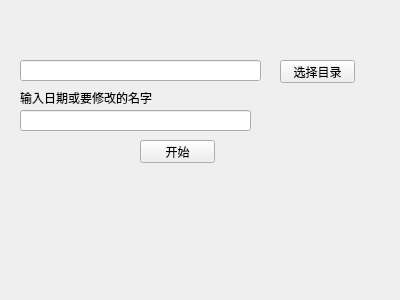
<?xml version="1.0" encoding="UTF-8"?>
<ui version="4.0">
 <class>Form</class>
 <widget class="QWidget" name="Form">
  <property name="geometry">
   <rect>
    <x>0</x>
    <y>0</y>
    <width>400</width>
    <height>300</height>
   </rect>
  </property>
  <property name="windowTitle">
   <string>Form</string>
  </property>
  <widget class="QLineEdit" name="lineEdit">
   <property name="geometry">
    <rect>
     <x>20</x>
     <y>60</y>
     <width>241</width>
     <height>21</height>
    </rect>
   </property>
  </widget>
  <widget class="QPushButton" name="choiceButton">
   <property name="geometry">
    <rect>
     <x>280</x>
     <y>60</y>
     <width>75</width>
     <height>23</height>
    </rect>
   </property>
   <property name="text">
    <string>选择目录</string>
   </property>
  </widget>
  <widget class="QPushButton" name="gogoButton">
   <property name="geometry">
    <rect>
     <x>140</x>
     <y>140</y>
     <width>75</width>
     <height>23</height>
    </rect>
   </property>
   <property name="text">
    <string>开始</string>
   </property>
  </widget>
  <widget class="QLineEdit" name="lineEdit_2">
   <property name="geometry">
    <rect>
     <x>20</x>
     <y>110</y>
     <width>231</width>
     <height>21</height>
    </rect>
   </property>
  </widget>
  <widget class="QLabel" name="label">
   <property name="geometry">
    <rect>
     <x>20</x>
     <y>90</y>
     <width>181</width>
     <height>16</height>
    </rect>
   </property>
   <property name="text">
    <string>输入日期或要修改的名字</string>
   </property>
  </widget>
 </widget>
 <resources/>
 <connections>
  <connection>
   <sender>choiceButton</sender>
   <signal>clicked()</signal>
   <receiver>Form</receiver>
   <slot>show()</slot>
   <hints>
    <hint type="sourcelabel">
     <x>300</x>
     <y>71</y>
    </hint>
    <hint type="destinationlabel">
     <x>442</x>
     <y>130</y>
    </hint>
   </hints>
  </connection>
 </connections>
</ui>
